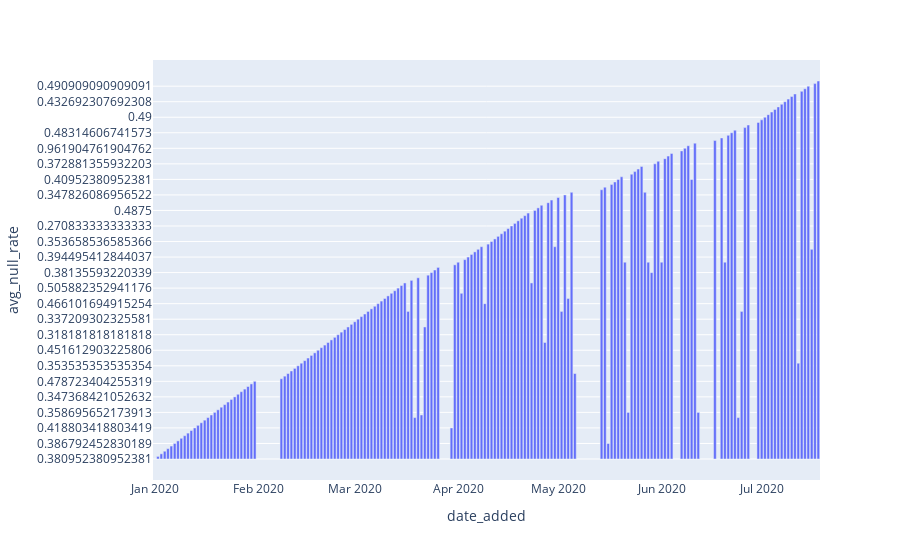

The notebook cell saved with this chart:
### Code cell
exoplanets_nullrate_query = """
SELECT
  DATE_ADDED,
  CAST(
    SUM(
      CASE
        WHEN DISTANCE IS NULL THEN 1
        ELSE 0
      END
    ) AS FLOAT) / COUNT(*) AS DISTANCE_NULL_RATE,
  CAST(
    SUM(
      CASE
        WHEN G IS NULL THEN 1
        ELSE 0
      END
    ) AS FLOAT) / COUNT(*) AS G_NULL_RATE,
  CAST(
    SUM(
      CASE
        WHEN ORBITAL_PERIOD IS NULL THEN 1
        ELSE 0
      END
    ) AS FLOAT) / COUNT(*) AS ORBITAL_PERIOD_NULL_RATE,
  CAST(
    SUM(
      CASE
        WHEN AVG_TEMP IS NULL THEN 1
        ELSE 0
      END
    ) AS FLOAT) / COUNT(*) AS AVG_TEMP_NULL_RATE
FROM
  EXOPLANETS
GROUP BY
  DATE_ADDED;"""
exoplanets_nullrate_query = '.\SqlVS.exe EXOPLANETS.db "' + exoplanets_nullrate_query + '"'
exoplanets_nullrate_query = exoplanets_nullrate_query.replace('\n',' ')
result = os.popen(exoplanets_nullrate_query).readlines()
date = []
distance = []
g = []
orbital = []
avg = []
for subresult in result:
    split_result = subresult.split('|')
    date.append(split_result[0])
    distance.append(split_result[1])
    g.append(split_result[2])
    orbital.append(split_result[3])
    avg.append(split_result[4].replace('\n',''))
df0 = pd.DataFrame({
    "date_added":date,
    "distance_null_rate":distance
})
df1 = pd.DataFrame({
    "date_added":date,
    "g_null_rate":g
})
df2 = pd.DataFrame({
    "date_added":date,
    "orbital_null_rate":orbital
})
df3 = pd.DataFrame({
    "date_added":date,
    "avg_null_rate":avg
})
fig = px.bar(df3,x="date_added",y="avg_null_rate")
fig.show()

### Figure 1 — Plotly figure (JSON) as saved in the notebook; plotly's stock layout.template omitted (floating-point values rounded to 4 significant figures; data arrays with more than 128 entries replaced by an {"elided": "..."} marker saying what was removed)
{"data": [{"alignmentgroup": "True", "hovertemplate": "date_added=%{x}<br>avg_null_rate=%{y}<extra></extra>", "legendgroup": "", "marker": {"color": "#636efa", "pattern": {"shape": ""}}, "name": "", "offsetgroup": "", "orientation": "v", "showlegend": false, "textposition": "auto", "type": "bar", "x": {"elided": "175 str values"}, "xaxis": "x", "y": {"elided": "175 str values"}, "yaxis": "y"}], "layout": {"barmode": "relative", "legend": {"tracegroupgap": 0}, "margin": {"t": 60}, "xaxis": {"anchor": "y", "domain": [0, 1], "title": {"text": "date_added"}}, "yaxis": {"anchor": "x", "domain": [0, 1], "title": {"text": "avg_null_rate"}}}}
